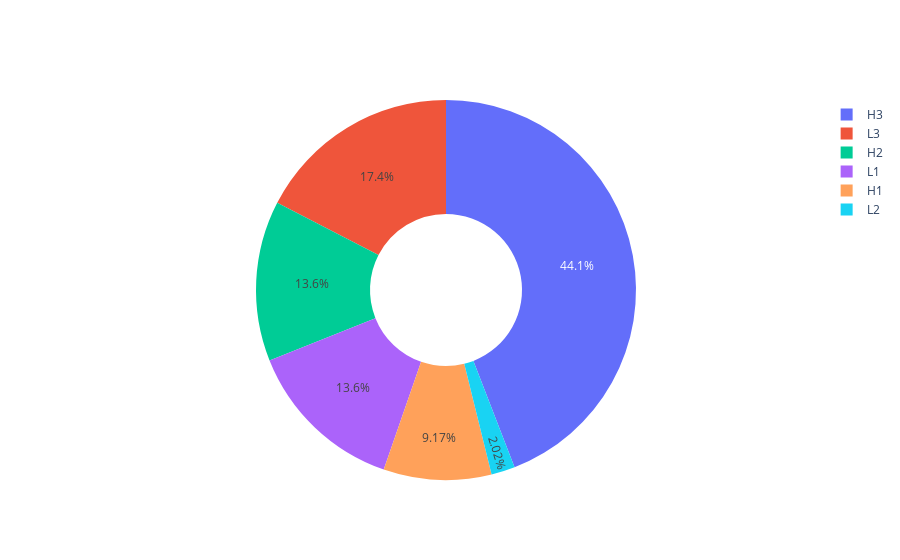

Here is the notebook cell this chart was saved with:
### Markdown cell above
### origin_of_the_carbons_from_the_biggest_hydrophobic_cluster

### Code cell
go.Figure(data = go.Pie(labels = ['H1', 'H2', 'H3', 'L1', 'L2', 'L3'], 
    values = [cdr_dict_big_cluster['H1'], cdr_dict_big_cluster['H2'],
    cdr_dict_big_cluster['H3'], cdr_dict_big_cluster['L1']+cdr_dict_big_cluster['K1'],
    cdr_dict_big_cluster['L2']+cdr_dict_big_cluster['L2'],
    cdr_dict_big_cluster['L3']+cdr_dict_big_cluster['K3']], hole = .4))

### Figure 1 — Plotly figure (JSON) as saved in the notebook; plotly's stock layout.template omitted (floating-point values rounded to 4 significant figures)
{"data": [{"hole": 0.4, "labels": ["H1", "H2", "H3", "L1", "L2", "L3"], "type": "pie", "values": [2057, 3059, 9896, 3059, 452, 3904]}], "layout": {}}
